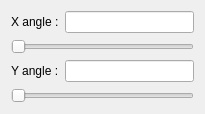
<?xml version="1.0" encoding="UTF-8"?>
<ui version="4.0">
 <class>MapDock</class>
 <widget class="QWidget" name="MapDock">
  <property name="geometry">
   <rect>
    <x>0</x>
    <y>0</y>
    <width>205</width>
    <height>112</height>
   </rect>
  </property>
  <property name="windowTitle">
   <string>Form</string>
  </property>
  <layout class="QGridLayout" name="gridLayout">
   <item row="0" column="0">
    <widget class="QLabel" name="label">
     <property name="text">
      <string>X angle :</string>
     </property>
    </widget>
   </item>
   <item row="0" column="1">
    <widget class="QLineEdit" name="lineEdit"/>
   </item>
   <item row="1" column="0" colspan="2">
    <widget class="QSlider" name="angleX">
     <property name="maximum">
      <number>900</number>
     </property>
     <property name="orientation">
      <enum>Qt::Horizontal</enum>
     </property>
    </widget>
   </item>
   <item row="2" column="0">
    <widget class="QLabel" name="label_2">
     <property name="text">
      <string>Y angle :</string>
     </property>
    </widget>
   </item>
   <item row="2" column="1">
    <widget class="QLineEdit" name="lineEdit_2"/>
   </item>
   <item row="3" column="0" colspan="2">
    <widget class="QSlider" name="angleY">
     <property name="maximum">
      <number>900</number>
     </property>
     <property name="orientation">
      <enum>Qt::Horizontal</enum>
     </property>
    </widget>
   </item>
  </layout>
 </widget>
 <resources/>
 <connections/>
</ui>
